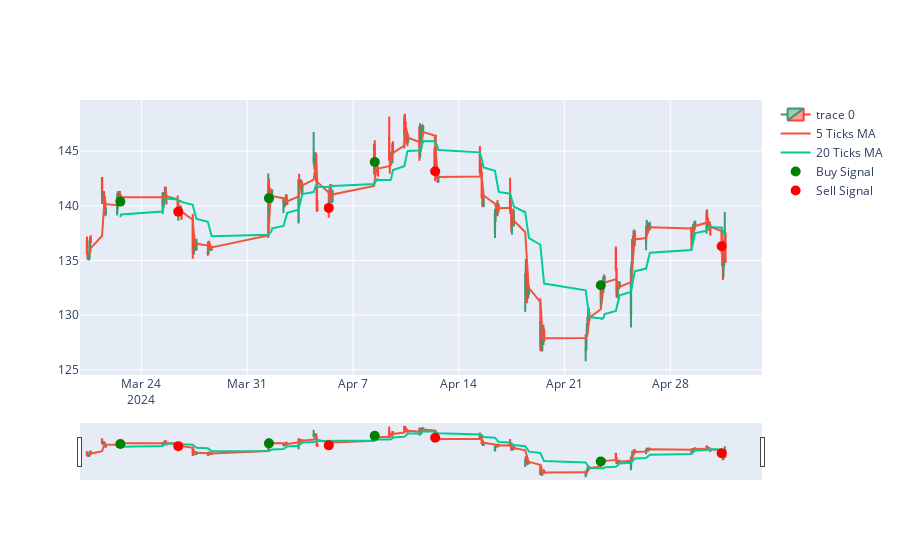

Write notebook code for a chart like this one.
### Code cell
# calculate profit and loss

tsm_data['buy_price'] = np.where(tsm_data['signal'] == 1, tsm_data['Close'], np.nan)
tsm_data['sell_price'] = np.where(tsm_data['signal'] == -1, tsm_data['Close'], np.nan)

tsm_data['buy_price'] = tsm_data['buy_price'].ffill()
tsm_data['sell_price'] = tsm_data['sell_price'].ffill()

tsm_data['PnL'] = tsm_data['sell_price'] - tsm_data['buy_price']

print(tsm_data['PnL'].sum())

# plot the profit and loss

fig = go.Figure(data=[go.Candlestick(x=tsm_data.index,
                open=tsm_data['Open'],
                high=tsm_data['High'],
                low=tsm_data['Low'],
                close=tsm_data['Close'])])

fig.add_trace(go.Scatter(x=tsm_data.index, y=tsm_data['Close'].rolling(window=5).mean(), name='5 Ticks MA'))
fig.add_trace(go.Scatter(x=tsm_data.index, y=tsm_data['Close'].rolling(window=20).mean(), name='20 Ticks MA'))

buy_signals = tsm_data[tsm_data['signal'] == 1]
sell_signals = tsm_data[tsm_data['signal'] == -1]

fig.add_trace(go.Scatter(x=buy_signals.index, y=buy_signals['Close'], mode='markers', marker=dict(color='green', size=10), name='Buy Signal'))
fig.add_trace(go.Scatter(x=sell_signals.index, y=sell_signals['Close'], mode='markers', marker=dict(color='red', size=10), name='Sell Signal'))

fig.show()

### Figure 1 — Plotly figure (JSON) as saved in the notebook; plotly's stock layout.template omitted (floating-point values rounded to 4 significant figures; data arrays with more than 128 entries replaced by an {"elided": "..."} marker saying what was removed)
{"data": [{"close": {"elided": "210 float values"}, "high": {"elided": "210 float values"}, "low": {"elided": "210 float values"}, "open": {"elided": "210 float values"}, "type": "candlestick", "x": {"elided": "210 str values"}}, {"name": "5 Ticks MA", "type": "scatter", "x": {"elided": "210 str values"}, "y": {"elided": "210 float values"}}, {"name": "20 Ticks MA", "type": "scatter", "x": {"elided": "210 str values"}, "y": {"elided": "210 float values"}}, {"marker": {"color": "green", "size": 10}, "mode": "markers", "name": "Buy Signal", "type": "scatter", "x": ["2024-03-22T14:30:00-04:00", "2024-04-01T10:30:00-04:00", "2024-04-08T10:30:00-04:00", "2024-04-23T09:30:00-04:00"], "y": [140.4, 140.7, 144.0, 132.7]}, {"marker": {"color": "red", "size": 10}, "mode": "markers", "name": "Sell Signal", "type": "scatter", "x": ["2024-03-26T10:30:00-04:00", "2024-04-05T09:30:00-04:00", "2024-04-12T10:30:00-04:00", "2024-05-01T09:30:00-04:00"], "y": [139.5, 139.8, 143.2, 136.3]}], "layout": {}}
